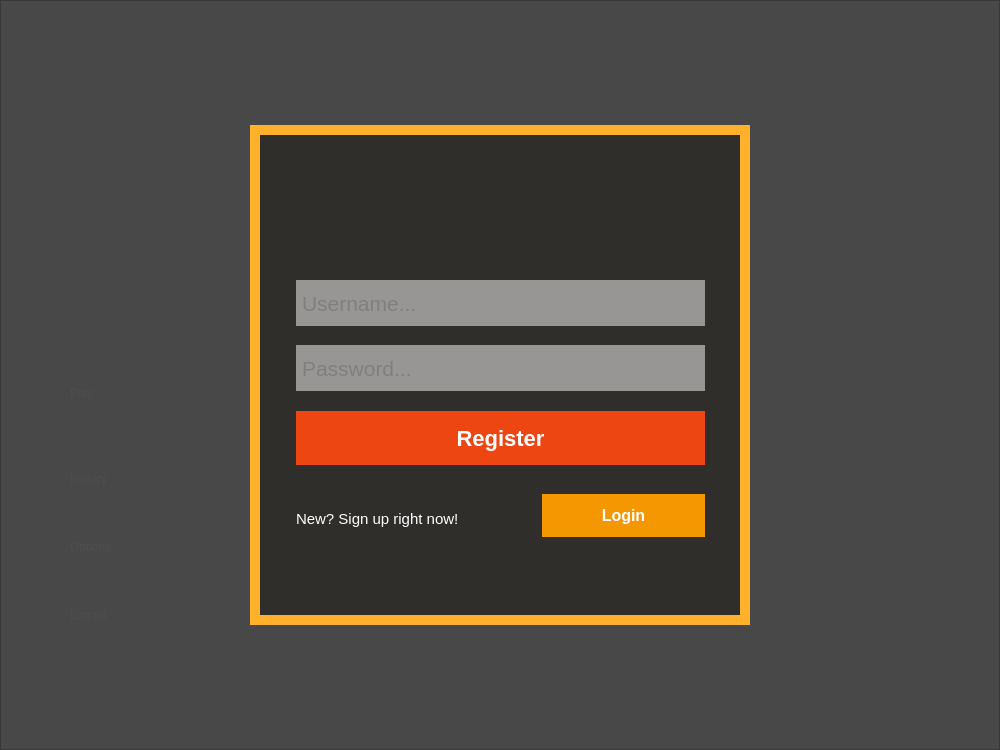
<?xml version="1.0" encoding="UTF-8"?>
<ui version="4.0">
 <class>Home</class>
 <widget class="QWidget" name="Home">
  <property name="geometry">
   <rect>
    <x>0</x>
    <y>0</y>
    <width>1000</width>
    <height>750</height>
   </rect>
  </property>
  <property name="minimumSize">
   <size>
    <width>1000</width>
    <height>750</height>
   </size>
  </property>
  <property name="windowTitle">
   <string>Form</string>
  </property>
  <property name="styleSheet">
   <string notr="true">
QPushButton {border: none; 
text-align: left;
	font: 33pt &quot;Ubuntu&quot;;
color: white;

}

QPushButton:hover {
color: orange
}</string>
  </property>
  <widget class="QFrame" name="frHome">
   <property name="geometry">
    <rect>
     <x>0</x>
     <y>0</y>
     <width>1000</width>
     <height>750</height>
    </rect>
   </property>
   <property name="minimumSize">
    <size>
     <width>1000</width>
     <height>750</height>
    </size>
   </property>
   <property name="maximumSize">
    <size>
     <width>1000</width>
     <height>750</height>
    </size>
   </property>
   <property name="styleSheet">
    <string notr="true">QFrame#frHome{background-image: url(:/home/assets/home.jpg)}
</string>
   </property>
   <property name="frameShape">
    <enum>QFrame::StyledPanel</enum>
   </property>
   <property name="frameShadow">
    <enum>QFrame::Raised</enum>
   </property>
   <widget class="QWidget" name="verticalLayoutWidget">
    <property name="geometry">
     <rect>
      <x>70</x>
      <y>320</y>
      <width>201</width>
      <height>351</height>
     </rect>
    </property>
    <layout class="QVBoxLayout" name="verticalLayout">
     <item>
      <widget class="QPushButton" name="btnPlay">
       <property name="minimumSize">
        <size>
         <width>0</width>
         <height>50</height>
        </size>
       </property>
       <property name="styleSheet">
        <string notr="true">border: none</string>
       </property>
       <property name="text">
        <string>Play</string>
       </property>
      </widget>
     </item>
     <item>
      <widget class="QPushButton" name="btnHistory">
       <property name="text">
        <string>History</string>
       </property>
      </widget>
     </item>
     <item>
      <widget class="QPushButton" name="btnOptions">
       <property name="text">
        <string>Options</string>
       </property>
      </widget>
     </item>
     <item>
      <widget class="QPushButton" name="btnLogout">
       <property name="text">
        <string>Logout</string>
       </property>
      </widget>
     </item>
    </layout>
   </widget>
   <widget class="QFrame" name="frLogin">
    <property name="geometry">
     <rect>
      <x>250</x>
      <y>125</y>
      <width>500</width>
      <height>500</height>
     </rect>
    </property>
    <property name="minimumSize">
     <size>
      <width>500</width>
      <height>500</height>
     </size>
    </property>
    <property name="styleSheet">
     <string notr="true">QFrame {background-color: #302E2B;
border: 10px solid #FFB12C;}

QPushButton:hover {
text-decoration: none;
}</string>
    </property>
    <property name="frameShape">
     <enum>QFrame::StyledPanel</enum>
    </property>
    <property name="frameShadow">
     <enum>QFrame::Raised</enum>
    </property>
    <widget class="QPushButton" name="btnToRegister">
     <property name="geometry">
      <rect>
       <x>292</x>
       <y>369</y>
       <width>163</width>
       <height>43</height>
      </rect>
     </property>
     <property name="font">
      <font>
       <family>Ubuntu</family>
       <pointsize>-1</pointsize>
       <italic>false</italic>
       <bold>true</bold>
      </font>
     </property>
     <property name="styleSheet">
      <string notr="true">QPushButton{background-color: #EE4612;
text-align: center;
font-size: 16px;
font-weight: bold;}


QPushButton:hover{background-color: rgba(238, 70, 18, 0.7);color:white}</string>
     </property>
     <property name="text">
      <string>Register</string>
     </property>
    </widget>
    <widget class="QLineEdit" name="txtUsername">
     <property name="geometry">
      <rect>
       <x>46</x>
       <y>155</y>
       <width>409</width>
       <height>46</height>
      </rect>
     </property>
     <property name="font">
      <font>
       <pointsize>16</pointsize>
      </font>
     </property>
     <property name="styleSheet">
      <string notr="true">border: none;
background-color: rgba(255,255,255,0.5);
color: black;s</string>
     </property>
     <property name="text">
      <string/>
     </property>
    </widget>
    <widget class="QLineEdit" name="txtPassword">
     <property name="geometry">
      <rect>
       <x>46</x>
       <y>220</y>
       <width>409</width>
       <height>46</height>
      </rect>
     </property>
     <property name="font">
      <font>
       <pointsize>16</pointsize>
      </font>
     </property>
     <property name="styleSheet">
      <string notr="true">border: none;
background-color: rgba(255,255,255,0.5);
color: black;</string>
     </property>
     <property name="text">
      <string/>
     </property>
    </widget>
    <widget class="QLabel" name="lbUsername">
     <property name="geometry">
      <rect>
       <x>52</x>
       <y>155</y>
       <width>409</width>
       <height>46</height>
      </rect>
     </property>
     <property name="font">
      <font>
       <pointsize>16</pointsize>
      </font>
     </property>
     <property name="styleSheet">
      <string notr="true">background-color: rgba(0,0,0,0);
border:none;
color: black</string>
     </property>
     <property name="text">
      <string>Username...</string>
     </property>
    </widget>
    <widget class="QPushButton" name="btnLogin">
     <property name="geometry">
      <rect>
       <x>46</x>
       <y>286</y>
       <width>409</width>
       <height>54</height>
      </rect>
     </property>
     <property name="styleSheet">
      <string notr="true">QPushButton{background-color: #F59701;
text-align: center;
font-size: 22px;
font-weight: bold;}
QPushButton:hover{background-color: rgba(238, 70, 18, 0.7); color:white}</string>
     </property>
     <property name="text">
      <string>Login</string>
     </property>
    </widget>
    <widget class="QLabel" name="label_2">
     <property name="geometry">
      <rect>
       <x>46</x>
       <y>377</y>
       <width>230</width>
       <height>34</height>
      </rect>
     </property>
     <property name="font">
      <font>
       <pointsize>11</pointsize>
      </font>
     </property>
     <property name="styleSheet">
      <string notr="true">border: none; color: white;</string>
     </property>
     <property name="text">
      <string>New? Sign up right now!</string>
     </property>
    </widget>
    <widget class="QLabel" name="lbLogo">
     <property name="geometry">
      <rect>
       <x>138</x>
       <y>18</y>
       <width>224</width>
       <height>108</height>
      </rect>
     </property>
     <property name="styleSheet">
      <string notr="true">border: none;</string>
     </property>
     <property name="text">
      <string/>
     </property>
    </widget>
    <widget class="QLabel" name="lbPassword">
     <property name="geometry">
      <rect>
       <x>52</x>
       <y>220</y>
       <width>409</width>
       <height>46</height>
      </rect>
     </property>
     <property name="font">
      <font>
       <pointsize>16</pointsize>
      </font>
     </property>
     <property name="styleSheet">
      <string notr="true">background-color: rgba(0,0,0,0);
border:none;
color: black</string>
     </property>
     <property name="text">
      <string>Password...</string>
     </property>
    </widget>
    <widget class="QLabel" name="lbNoti">
     <property name="geometry">
      <rect>
       <x>46</x>
       <y>430</y>
       <width>409</width>
       <height>46</height>
      </rect>
     </property>
     <property name="font">
      <font>
       <pointsize>16</pointsize>
      </font>
     </property>
     <property name="styleSheet">
      <string notr="true">border: none;
color: red;</string>
     </property>
     <property name="text">
      <string/>
     </property>
    </widget>
    <widget class="QPushButton" name="btnRegister">
     <property name="geometry">
      <rect>
       <x>46</x>
       <y>286</y>
       <width>409</width>
       <height>54</height>
      </rect>
     </property>
     <property name="styleSheet">
      <string notr="true">QPushButton{background-color: #EE4612;
text-align: center;
font-size: 22px;
font-weight: bold;}


QPushButton:hover{background-color: rgba(238, 70, 18, 0.7);color:white}</string>
     </property>
     <property name="text">
      <string>Register</string>
     </property>
    </widget>
    <widget class="QPushButton" name="btnToLogin">
     <property name="geometry">
      <rect>
       <x>292</x>
       <y>369</y>
       <width>163</width>
       <height>43</height>
      </rect>
     </property>
     <property name="font">
      <font>
       <family>Ubuntu</family>
       <pointsize>-1</pointsize>
       <italic>false</italic>
       <bold>true</bold>
      </font>
     </property>
     <property name="styleSheet">
      <string notr="true">QPushButton{background-color: #F59701;
text-align: center;
font-size: 16px;
font-weight: bold;}
QPushButton:hover{background-color: rgba(238, 70, 18, 0.7); color:white}</string>
     </property>
     <property name="text">
      <string>Login</string>
     </property>
    </widget>
    <widget class="QPushButton" name="btnQuit">
     <property name="geometry">
      <rect>
       <x>210</x>
       <y>60</y>
       <width>80</width>
       <height>22</height>
      </rect>
     </property>
     <property name="text">
      <string/>
     </property>
    </widget>
    <zorder>lbUsername</zorder>
    <zorder>lbPassword</zorder>
    <zorder>btnLogin</zorder>
    <zorder>label_2</zorder>
    <zorder>btnToRegister</zorder>
    <zorder>txtPassword</zorder>
    <zorder>txtUsername</zorder>
    <zorder>lbNoti</zorder>
    <zorder>btnRegister</zorder>
    <zorder>btnToLogin</zorder>
    <zorder>btnQuit</zorder>
    <zorder>lbLogo</zorder>
   </widget>
   <widget class="QLabel" name="lbDim">
    <property name="geometry">
     <rect>
      <x>0</x>
      <y>0</y>
      <width>1000</width>
      <height>750</height>
     </rect>
    </property>
    <property name="styleSheet">
     <string notr="true">background-color: rgba(0,0,0,0.7)</string>
    </property>
    <property name="text">
     <string/>
    </property>
   </widget>
   <zorder>verticalLayoutWidget</zorder>
   <zorder>lbDim</zorder>
   <zorder>frLogin</zorder>
  </widget>
 </widget>
 <resources/>
 <connections/>
</ui>
